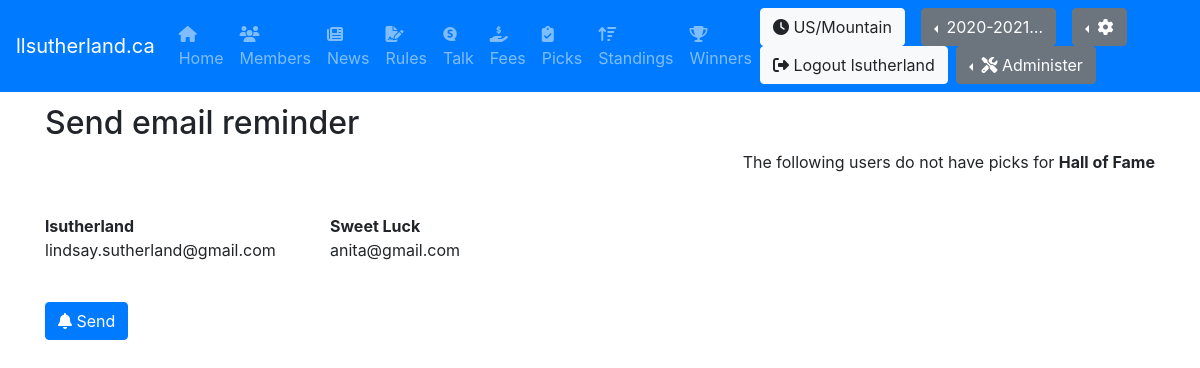
The page /email_reminder (signed in) on the database as committed earlier.
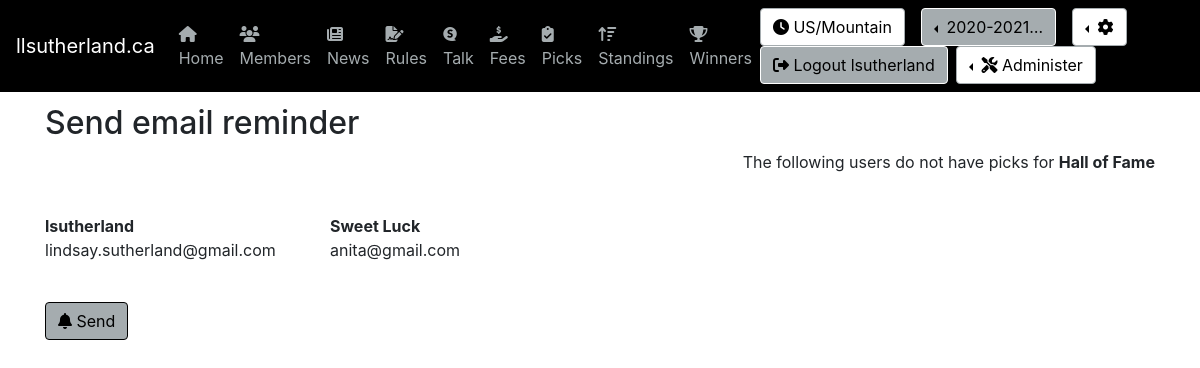
The same page on the database as committed later.
### pool/models.py (models this page shows, shortened)
class CustomUser(AbstractUser):
    US_EST = 'US/Eastern'
    TZS = [
        ('US/Alaska', 'US/Alaska'),
        ('US/Arizona','US/Arizona'),
        ('US/Central','US/Central'),
        (US_EST,'US/Eastern'),
        ('US/Hawaii','US/Hawaii'),
        ('US/Mountain','US/Mountain'),
        ('US/Pacific','US/Pacific'),
        ('Europe/Amsterdam','Europe/Amsterdam'),
        ('Europe/Athens','Europe/Athens'),
        ('Europe/Belgrade','Europe/Belgrade'),
        ('Europe/Berlin','Europe/Berlin'),
        ('Europe/Brussels','Europe/Brussels'),
        ('Europe/Bucharest','Europe/Bucharest'),
        ('Europe/Budapest','Europe/Budapest'),
        ('Europe/Copenhagen','Europe/Copenhagen'),
        ('Europe/Dublin','Europe/Dublin'),
        ('Europe/Gibraltar','Europe/Gibraltar'),
        ('Europe/Helsinki','Europe/Helsinki'),
        ('Europe/Istanbul','Europe/Istanbul'),
        ('Europe/Kiev','Europe/Kiev'),
        ('Europe/Lisbon','Europe/Lisbon'),
        ('Europe/London','Europe/London'),
        ('Europe/Luxembourg','Europe/Luxembourg'),
        ('Europe/Madrid','Europe/Madrid'),
        ('Europe/Malta','Europe/Malta'),
        ('Europe/Moscow','Europe/Moscow'),
        ('Europe/Oslo','Europe/Oslo'),
        ('Europe/Paris','Europe/Paris'),
        ('Europe/Prague','Europe/Prague'),
        ('Europe/Rome','Europe/Rome'),
        ('Europe/Sarajevo','Europe/Sarajevo'),
        ('Europe/Stockholm','Europe/Stockholm'),
        ('Europe/Vienna','Europe/Vienna'),
        ('Europe/Volgograd','Europe/Volgograd'),
        ('Europe/Warsaw','Europe/Warsaw'),
        ('Europe/Zurich','Europe/Zurich')
    ]
    username_validator = MyValidator()
    username = models.CharField(
        _('username'),
        max_length=150,
        unique=True,
        help_text=_('Required. 150 characters or fewer. Names and numbers only.'),
        validators=[username_validator],
            error_messages={
            'unique': _("A user with that username already exists."),
        },
    )
    mobile = models.CharField(max_length=20, blank=True, null=True)
    image = models.ImageField(upload_to='profile_image', blank=True, null=True)
    favorite_team = models.ForeignKey(Team, on_delete=models.CASCADE, blank=True, null=True)
    timezone = models.CharField(max_length=50, blank=False, null=False, default=US_EST, choices=TZS)

class Season(models.Model):
    name = models.CharField(max_length=50, blank=False, null=False)
    effective_date = models.DateField(blank=False, null=False)
    effective_end_date = models.DateField(blank=False, null=False)
    is_active = models.BooleanField(default=True)

### pool/views.py (the view)
# urls.py: path('email_reminder', EmailReminder.as_view(), name='email_reminder'),
class EmailReminder(LoginRequiredMixin, TemplateView):
    template_name = 'email_reminder.html'
    def get(self, request):
        args = get_current(request)
        users = get_users_no_picks(request)
        args.update({'template_name' : self.template_name})
        args.update({'users' : users})
        return render(request, self.template_name, args)

### pool/views.py (called while the page is built)
def get_users_no_picks(request):
    args = get_current(request)
    current_week = args.get('current_week')
    picks = Pick.objects.prefetch_related('game_id__week_id').filter(game_id__week_id = current_week.id, pick_type_id = 1)
    users = set()
    for p in picks:
        users.add(p.user)
    return users

def get_current(request):
    current_season = None
    current_week = None
    seasons = []
    prefs = None
    request.session['django_timezone'] = request.user.timezone
    try:
        current_season = get_current_season(request)
        current_week = get_current_week(request)
        seasons = get_seasons()
        prefs = get_preferences(request)
    except Exception as e:
        print(e)
    return {
        'preferences' : prefs,
        'current_season': current_season,
        'current_week' : current_week,
        'seasons' : seasons
    }

def get_preferences(request):
    return Preferences.objects.get(user_id = request.user.id)

def get_seasons():
    return Season.objects.order_by('-effective_date')

### utils/season_helper.py (called while the page is built)
def get_now():
    return timezone.now()

### pool/templates/email_reminder.html (shortened to what this page needs)
{% extends 'base.html' %}
{% block body %}
{% include "page_title.html" with name="Send email reminder" %}
<p class="text-right">The following users do not have picks for <strong>{{current_week.name}}</strong></p>
<br/>
{% if users %}
    <div class="row">
    {% for item in users %}
        <div class="col-lg-3 col-sm-6 col-xs-12">
            <strong>{{item.username}}</strong><p>{{item.email}}</p>
        </div>
    {% endfor %}
    </div>
    <br/>
    {% if request.user.favorite_team %}
        <a href="{% url 'send_email_reminder' %}" class="btn btn-primary" style="background-color:{{user.favorite_team.color_03}};color:{{user.favorite_team.color_01}};border-color:{{user.favorite_team.color_01}}" href="{% url 'email_reminder' %}"><i class="fas fa-bell"></i>  Send</a>
    {% else %}
        <a href="{% url 'send_email_reminder' %}" class="btn btn-primary" href="{% url 'email_reminder' %}"><i class="fas fa-bell"></i>  Send</a>
    {% endif %}
{% else %}
    <div class="row">
        <div class="col-12">
            <div class="alert alert-warning"><span style="font-style:italic;"><i class="fas fa-bell"></i>  All Users have made their picks this week</span></div>
        </div>
    </div>
{% endif %}
{% endblock %}

### pool/templates/nav/fav-team.html (shortened to what the changed rows need)
<nav class="navbar navbar-expand-md navbar-dark fixed-top" style="background-color: {{user.favorite_team.color_01}};">
        <a class="navbar-brand" href="#">llsutherland.ca</a>
        <div class="collapse navbar-collapse" id="navbarCollapse">
            <ul class="navbar-nav mr-auto">
                <li class="nav-item">
                    <a class="nav-link" href="{% url 'home'  %}" style="{% if request.resolver_match.url_name == "home" %}color:{{user.favorite_team.color_02}};{% else %}color:{{user.favorite_team.color_03}};{% endif %}"><i class="fas fa-home"></i> Home</a>
                </li>
                <li class="nav-item">
                    <a class="nav-link" href="{% url 'members'  %}" style="{% if request.resolver_match.url_name == "members" %}color:{{user.favorite_team.color_02}};{% else %}color:{{user.favorite_team.color_03}};{% endif %}"><i class="fas fa-users"></i> Members</a>
                </li>
                <li class="nav-item">
                    <a class="nav-link" href="{% url 'news'  %}" style="{% if request.resolver_match.url_name == "news" %}color:{{user.favorite_team.color_02}};{% else %}color:{{user.favorite_team.color_03}};{% endif %}"><i class="fas fa-newspaper"></i> News</a>
                </li>
                <li class="nav-item">
                    <a class="nav-link" href="{% url 'rules'  %}" style="{% if request.resolver_match.url_name == "rules" %}color:{{user.favorite_team.color_02}};{% else %}color:{{user.favorite_team.color_03}};{% endif %}"><i class="fas fa-file-signature"></i> Rules</a>
                </li>
                <li class="nav-item">
                    <a class="nav-link" href="{% url 'talk'  %}" style="{% if request.resolver_match.url_name == "talk" %}color:{{user.favorite_team.color_02}};{% else %}color:{{user.favorite_team.color_03}};{% endif %}"><i class="fab fa-speakap"></i> Talk</a>
                </li>
                <li class="nav-item">
                    <a class="nav-link" href="{% url 'fees'  %}" style="{% if request.resolver_match.url_name == "fees" %}color:{{user.favorite_team.color_02}};{% else %}color:{{user.favorite_team.color_03}};{% endif %}"><i class="fas fa-hand-holding-usd"></i> Fees</a>
                </li>
                <li class="nav-item">
                    <a class="nav-link" href="{% url 'picks'  %}" style="{% if request.resolver_match.url_name == "picks" %}color:{{user.favorite_team.color_02}};{% else %}color:{{user.favorite_team.color_03}};{% endif %}"><i class="fas fa-clipboard-check"></i> Picks</a>
                </li>
                <li class="nav-item">
                    <a class="nav-link" href="{% url 'standings'  %}" style="{% if request.resolver_match.url_name == "standings" %}color:{{user.favorite_team.color_02}};{% else %}color:{{user.favorite_team.color_03}};{% endif %}"><i class="fas fa-sort-amount-up"></i> Standings</a>
                </li>
                <li class="nav-item">
                    <a class="nav-link" href="{% url 'winners'  %}" style="{% if request.resolver_match.url_name == "winners" %}color:{{user.favorite_team.color_02}};{% else %}color:{{user.favorite_team.color_03}};{% endif %}"><i class="fas fa-trophy"></i> Winners</a>
                </li>
            </ul>
            <form class="form-inline mt-2 mt-md-0">
            <a class="btn btn-light mr-2 my-2 my-sm-0" href="" style="background-color:{{user.favorite_team.color_02}};color:{{user.favorite_team.color_01}};border-color:{{user.favorite_team.color_03}}"><i class="fas fa-clock"></i> {{request.session.django_timezone}}</a>
            {% if current_season %}
                <div class="dropdown dropleft pl-2 pr-2">
                    <a class="btn btn-secondary dropdown-toggle" style="background-color:{{user.favorite_team.color_03}};color:{{user.favorite_team.color_01}};border-color:{{user.favorite_team.color_02}}" href="#" role="button" id="dropdownSeason" data-toggle="dropdown" aria-haspopup="true" aria-expanded="false">
                        {{current_season.name| truncatechars:10}}
                    </a>
            {% endif %}
                </div>
                <div class="dropdown dropleft pl-2 pr-2">
                    <a class="btn btn-secondary dropdown-toggle" style="background-color:{{user.favorite_team.color_02}};color:{{user.favorite_team.color_01}};border-color:{{user.favorite_team.color_03}}" href="#" role="button" id="dropdownProfile" data-toggle="dropdown" aria-haspopup="true" aria-expanded="false">
                        <i class="fas fa-cog"></i>
                    </a>
                </div>
                <a class="btn btn-success mr-2 my-2 my-sm-0" href="{% url 'logout' %}" style="background-color:{{user.favorite_team.color_03}};color:{{user.favorite_team.color_01}};border-color:{{user.favorite_team.color_02}}"><i class="fas fa-sign-out-alt"></i> Logout {{user.username}}</a>
                {% if user.is_staff %}
                    <div class="dropdown dropleft">
                        <button class="btn btn-secondary dropdown-toggle" style="background-color:{{user.favorite_team.color_02}};color:{{user.favorite_team.color_01}};border-color:{{user.favorite_team.color_03}}" type="button" id="dropdownMenuButton" data-toggle="dropdown" aria-haspopup="true" aria-expanded="false">
                            <i class="fas fa-tools"></i> Administer
                        </button>
                    </div>
                {% endif %}
            </form>
        </div>
    </nav>

### pool/templates/nav/no-fav-team.html (shortened to what this page needs)
<nav class="navbar navbar-expand-md navbar-dark fixed-top bg-primary">
        <a class="navbar-brand" href="#">llsutherland.ca</a>
        <div class="collapse navbar-collapse" id="navbarCollapse">
            <ul class="navbar-nav mr-auto">
                <li class="nav-item">
                    <a class="nav-link {% if request.resolver_match.url_name == "home" %}active{% endif %}" href="{% url 'home'  %}"><i class="fas fa-home"></i> Home</a>
                </li>
                <li class="nav-item">
                    <a class="nav-link {% if request.resolver_match.url_name == "members" %}active{% endif %}" href="{% url 'members'  %}"><i class="fas fa-users"></i> Members</a>
                </li>
                <li class="nav-item">
                    <a class="nav-link {% if request.resolver_match.url_name == "news" %}active{% endif %}" href="{% url 'news'  %}"><i class="fas fa-newspaper"></i> News</a>
                </li>
                <li class="nav-item">
                    <a class="nav-link {% if request.resolver_match.url_name == "rules" %}active{% endif %}" href="{% url 'rules'  %}"><i class="fas fa-file-signature"></i> Rules</a>
                </li>
                <li class="nav-item">
                    <a class="nav-link {% if request.resolver_match.url_name == "talk" %}active{% endif %}" href="{% url 'talk'  %}"><i class="fab fa-speakap"></i> Talk</a>
                </li>
                <li class="nav-item">
                    <a class="nav-link {% if request.resolver_match.url_name == "fees" %}active{% endif %}" href="{% url 'fees'  %}"><i class="fas fa-hand-holding-usd"></i> Fees</a>
                </li>
                <li class="nav-item">
                    <a class="nav-link {% if request.resolver_match.url_name == "picks" %}active{% endif %}" href="{% url 'picks' %}"><i class="fas fa-clipboard-check"></i> Picks</a>
                </li>
                <li class="nav-item">
                    <a class="nav-link {% if request.resolver_match.url_name == "standings" %}active{% endif %}" href="{% url 'standings'%}""><i class="fas fa-sort-amount-up"></i> Standings</a>
                </li>
                <li class="nav-item">
                    <a class="nav-link {% if request.resolver_match.url_name == "winners" %}active{% endif %}" href="{% url 'winners'  %}"><i class="fas fa-trophy"></i> Winners</a>
                </li>
            </ul>
            <form class="form-inline mt-2 mt-md-0">
                <a class="btn btn-light mr-2 my-2 my-sm-0" href=""><i class="fas fa-clock"></i> {{request.session.django_timezone}}</a>
                <div class="dropdown dropleft pl-2 pr-2">
                {% if current_season %}
                    <a class="btn btn-secondary dropdown-toggle" href="#" role="button" id="dropdownSeason" data-toggle="dropdown" aria-haspopup="true" aria-expanded="false">
                        {{current_season.name | truncatechars:10}}
                    </a>
                {% endif %}
                </div>
                <div class="dropdown dropleft pl-2 pr-2">
                    <a class="btn btn-secondary dropdown-toggle" href="#" role="button" id="dropdownProfile" data-toggle="dropdown" aria-haspopup="true" aria-expanded="false">
                        <i class="fas fa-cog"></i>
                    </a>
                </div>
                <a class="btn btn-light mr-2 my-2 my-sm-0" href="{% url 'logout' %}"><i class="fas fa-sign-out-alt"></i> Logout {{user.username}}</a>
                {% if user.is_staff %}
                    <div class="dropdown dropleft">
                        <button class="btn btn-secondary dropdown-toggle" type="button" id="dropdownMenuButton" data-toggle="dropdown" aria-haspopup="true" aria-expanded="false">
                            <i class="fas fa-tools"></i> Administer
                        </button>
                    </div>
                {% endif %}
            </form>
        </div>
    </nav>

Rows that differ between the two databases and show on the page:
changed CustomUser "lsutherland": favorite_team_id empty → 25 (drawn)
